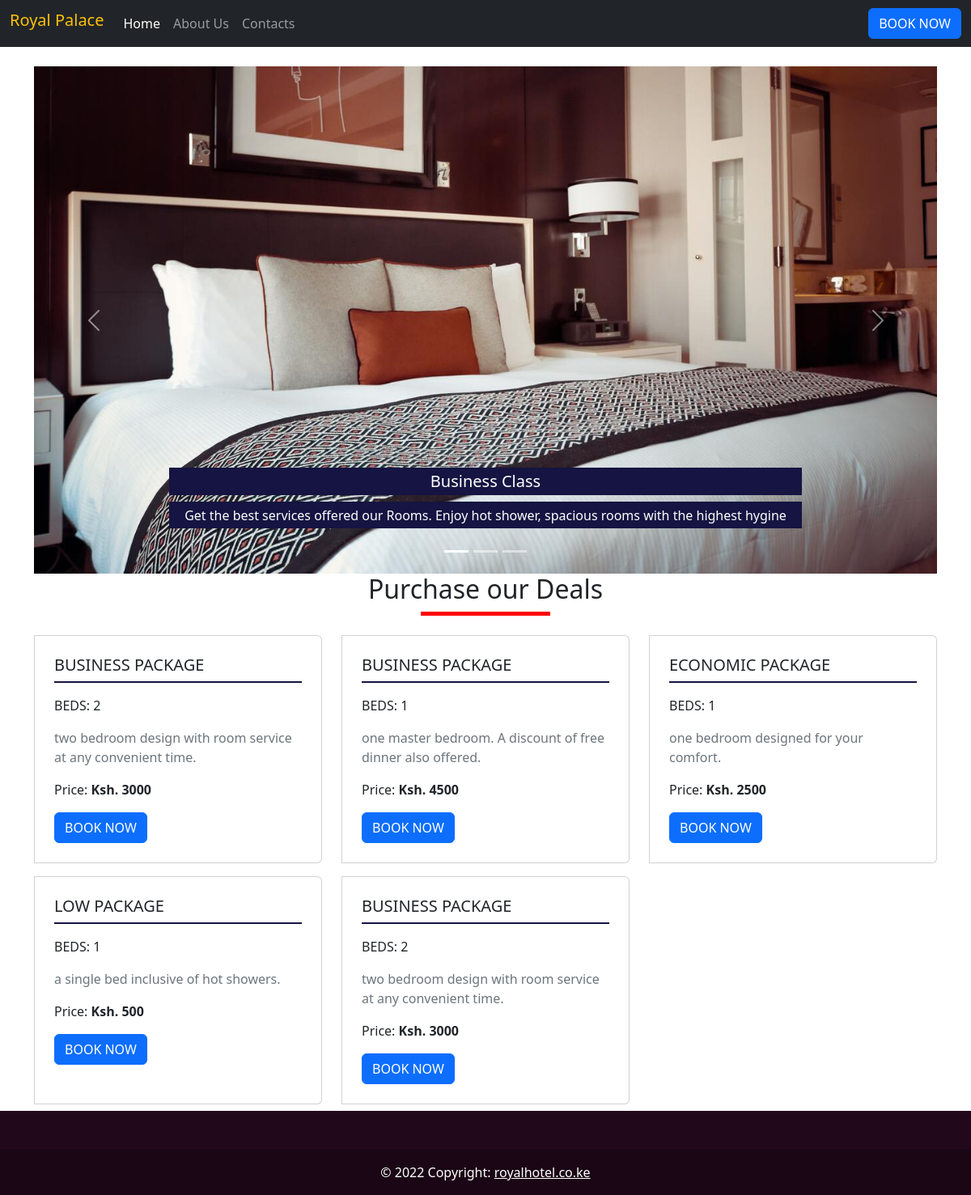
Screenshot of /book with the database file from the repository.
### base/models.py (models this page shows, shortened)
class Room(models.Model):
    category = models.ForeignKey(Category, on_delete=models.CASCADE)
    room_code = models.CharField(max_length=3)

class Category(models.Model):
    CATEGORIES = [
        ("BUSINESS", "BUSINESS"),
        ("ECONOMIC", "ECONOMIC"),
        ("LOW", "LOW")
    ]
    BEDS = [
        (1, 'one'),
        (2, 'two'),
    ]
    categories = models.CharField(max_length=10, choices=CATEGORIES)
    beds = models.IntegerField(choices=BEDS)
    price = models.IntegerField()
    description = models.TextField()

### base/views.py (the view)
# urls.py: path("book", views.book, name="book"),
def book(request):
    rooms = Room.objects.raw("SELECT * FROM base_room INNER JOIN base_category ON base_room.category_id = "
                             "base_category.id WHERE base_room.id NOT IN (SELECT room_id_id FROM base_customer WHERE "
                             "active = 1)")
    print(rooms)
    return render(request, "base/book.html", {"rooms": list(rooms)})

### base/templates/base/book.html (shortened to what this page needs)
{% extends 'base.html' %} {% load static %} {% block 'body' %}
{% include 'base/components/nav.html' %}
<br>
<div
  id="carouselExampleDark"
  class="carousel carousel-primary slide container"
  data-bs-ride="carousel"
>
  <div class="carousel-indicators">
    <button
      type="button"
      data-bs-target="#carouselExampleDark"
      data-bs-slide-to="0"
      class="active"
      aria-current="true"
      aria-label="Slide 1"
    ></button>
    <button
      type="button"
      data-bs-target="#carouselExampleDark"
      data-bs-slide-to="1"
      aria-label="Slide 2"
    ></button>
    <button
      type="button"
      data-bs-target="#carouselExampleDark"
      data-bs-slide-to="2"
      aria-label="Slide 3"
    ></button>
  </div>
  <div class="carousel-inner">
    <div class="carousel-item active" data-bs-interval="10000">
      <img
        src="{% static 'base/images/business.jpg' %}"
        class="d-block img-fluid"
        alt="..."
      />
      <div class="carousel-caption d-none d-md-block">
        <h5>Business Class</h5>
        <p>
          Get the best services offered our Rooms. Enjoy hot shower, spacious
          rooms with the highest hygine
        </p>
      </div>
    </div>
  </div>
  <button
    class="carousel-control-prev"
    type="button"
    data-bs-target="#carouselExampleDark"
    data-bs-slide="prev"
  >
    <span class="carousel-control-prev-icon" aria-hidden="true"></span>
  </button>
  <button
    class="carousel-control-next"
    type="button"
    data-bs-target="#carouselExampleDark"
    data-bs-slide="next"
  >
    <span class="carousel-control-next-icon" aria-hidden="true"></span>
  </button>
</div>
<h2 class="text-center">Purchase our Deals</h2>
<div class="separator"></div>
<div class="container">
    <div class="row">
        {% for room in rooms %}
        <form class="col-md-6 col-lg-4 card-group" action="{% url 'base:pay' room.id %}" method="post">
            <div class="card col-12 p-2 my-2">
                <div class="card-body">
                    <h5 class="card-title"> {{room.category.categories}} PACKAGE </h5>
                    <p class="divider"></p>
                    <p class="card-text">BEDS: {{room.category.beds}} </p>
                    <p class="card-text text-muted"><quoteblock>{{room.category.description}}</quoteblock></p>
                    <p class="card-text">Price: <spa class="fw-bold ">Ksh. {{room.category.price}} </span> </p>
                    <button class="btn btn-primary">BOOK NOW</button>
                </div>
            </div>
        </form>
        {% endfor %}
    </div>
</div>
{% include 'base/components/footer.html' %} {% endblock 'body' %}

### base/static/base/css/index.css (style rules this page uses)
:root { padding: 0; margin: 0; box-sizing: border-box; --primary-color:#151442; --secondary-color:gold; --accent-color:#dfdfdf; color: red; }
.carousel img { width: 100%; max-height: 80vh; }
.carousel-caption>h5, .carousel-caption>p { color: white; background: #151442; padding: 0.3rem; }
.card { transition: all 0.2s ease-out; cursor: pointer; }
.separator { height: 5px; width: 10em; background-color: red; margin: 0 auto 1rem; }
.divider { width: 100%; height: 2px; background-color: #151442; }

### rows the page displays
Room: category.categories "BUSINESS", category.beds "2", category.description "two bedroom design with room service at any convenient time.", category.price "3000"
Room: category.categories "BUSINESS", category.beds "1", category.description "one master bedroom. A discount of free dinner also offered.", category.price "4500"
Room: category.categories "ECONOMIC", category.beds "1", category.description "one bedroom designed for your comfort.", category.price "2500"
Room: category.categories "LOW", category.beds "1", category.description "a single bed inclusive of hot showers.", category.price "500"
Room: category.categories "BUSINESS", category.beds "2", category.description "two bedroom design with room service at any convenient time.", category.price "3000"
